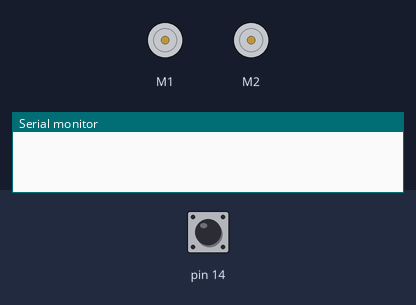
The sketch below on a simulated Arduino Leonardo, built with avr-gcc and run on an emulated ATmega32U4. Shown: 2 × DC motor (green arrow = forward, orange = backward, longer = faster), the last lines printed to the serial monitor. The test bench sets the inputs (shaded band); at power-on: pin 14 HIGH.

Above: at 1.2 s.
1.3 s: pin 14 pulled LOW for 0.15 s
At 2.0 s:
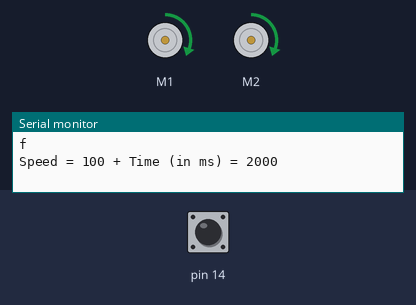
At 5.1 s:
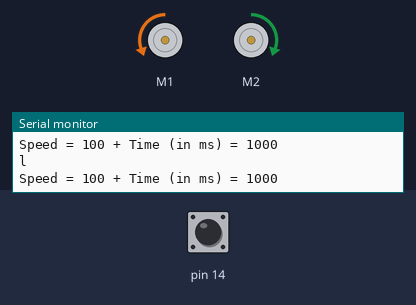
7.4 s: pin 14 pulled LOW for 3.2 s
At 11.6 s:
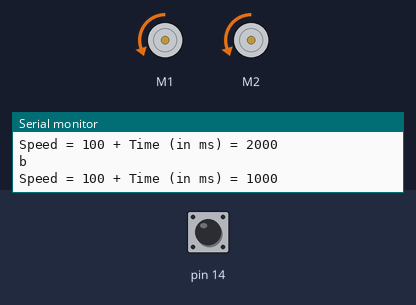
Timing chart, 0 to 15.3 s (numbered marks = the images above; inputs shaded):
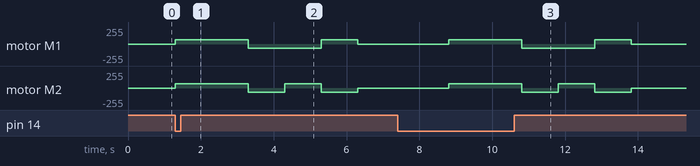

Measured:
- after the input at 1.3 s, motor M1: stopped → forward 63/255 at once, → backward 63/255 2.0 s later, → forward 63/255 2.0 s later, → stopped 1.0 s later; motor M2: stopped → forward 63/255 at once, → backward 63/255 2.0 s later, → forward 63/255 1.0 s later, → backward 63/255 1.0 s later, … (5 changes in this stretch)
- after the input at 7.4 s, motor M1: stopped → forward 63/255 after 1.4 s, → backward 63/255 2.0 s later, → forward 63/255 2.0 s later, → stopped 1.0 s later; motor M2: stopped → forward 63/255 after 1.4 s, → backward 63/255 2.0 s later, → forward 63/255 1.0 s later, → backward 63/255 1.0 s later, … (5 changes in this stretch)

The sketch:

RoverExcercise2.ino
```cpp
#include <Wire.h>
#include <Zumo32U4.h>

char commands[]=        {'f' ,'b' ,'l' ,'r' ,'s' }; //Commands Forward, Backward, Left, Right, Stop
int speedTime[][5]=    {{100  ,100  ,100  ,100   ,0  }, //Speeds for respective commands
                        {2000,1000,1000,1000,2000}}; //Durations for each command
int nCom = 5;

Zumo32U4ButtonA buttonA;
Zumo32U4Motors motors;

void moveForward(int i){
            motors.setSpeeds(speedTime[0][i],speedTime[0][i]);
}
void moveBackward(int i){
            motors.setSpeeds(-speedTime[0][i],-speedTime[0][i]);
}
void moveLeft(int i){
            motors.setSpeeds(-speedTime[0][i],speedTime[0][i]);
}
void moveRight(int i){
            motors.setSpeeds(speedTime[0][i],-speedTime[0][i]);
}

void setup() {
  // put your setup code here, to run once:
  Serial.begin(9600);
}

void loop() {
  buttonA.waitForPress(); //Wait for buttonA to execute loop:
    for (int i=0; i<nCom; i++){
      Serial.println(commands[i]);
      switch (commands[i]){
        case 'f':
          moveForward(i);
          Serial.println("Speed = " + (String)speedTime[0][i] + " + " + "Time (in ms) = " + speedTime[1][i]);         //Prints speed and duration of command
        break;

        case 'b':
         moveBackward(i);
          Serial.println("Speed = " + (String)speedTime[0][i] + " + " + "Time (in ms) = " + speedTime[1][i]);         //Prints speed and duration of command
        break;

        case 'l':
         moveLeft(i);
          Serial.println("Speed = " + (String)speedTime[0][i] + " + " + "Time (in ms) = " + speedTime[1][i]);         //Prints speed and duration of command
        break;

        case 'r':
         moveRight(i);
          Serial.println("Speed = " + (String)speedTime[0][i] + " + " + "Time (in ms) = " + speedTime[1][i]);         //Prints speed and duration of command
        break;

        default:
           motors.setSpeeds(0,0);
          Serial.println("Speed = " + (String)speedTime[0][i] + " + " + "Time (in ms) = " + speedTime[1][i]);
        }
        delay(speedTime[1][i]);
    }
    delay(500);
}
```
